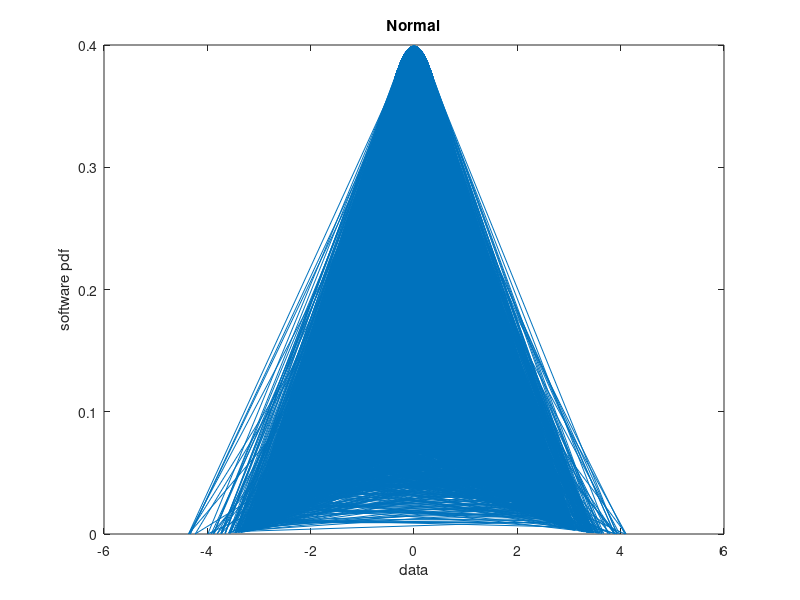
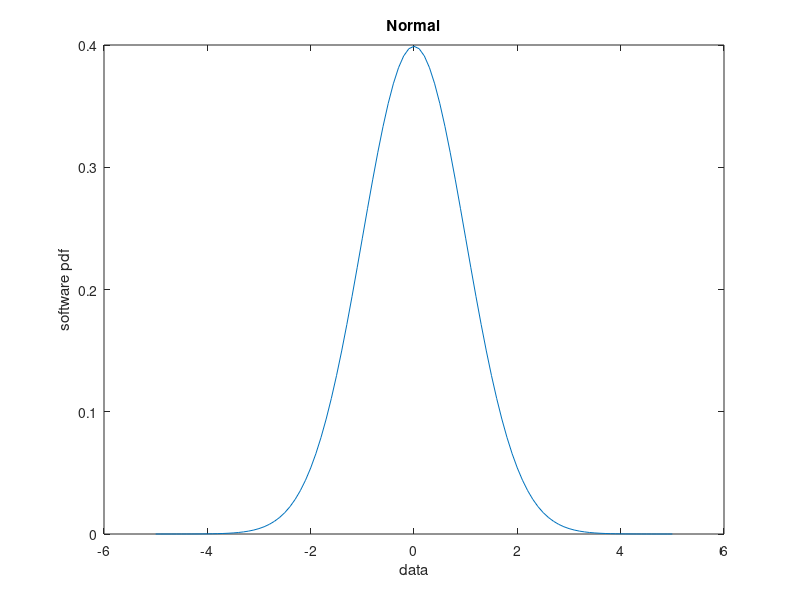
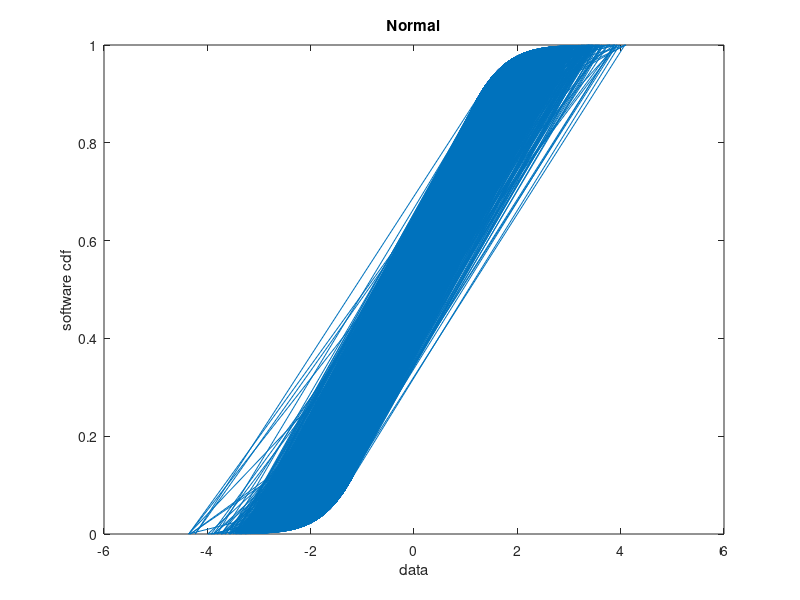

Recreate these plots in MATLAB, in order.
% [+] AmirHossein Aliyan
% [+] 991771231


% clear output and previous vars
clc
clear all


% define N, X and dist object
N = 100000;
X = randn(1, N);
mu = 0;
sigma = 1;
pd = makedist('Normal', 'mu', mu, 'sigma', sigma);

% compute pdf, cdf by theory
range = -5:0.1:5;
func = @(x) (1 ./ sqrt(2.*pi)) .* exp((-1 ./ 2) .* (x.^2));
PDFTHEORY = (1 ./ sqrt(2.*pi)) .* exp((-1 ./ 2) .* (range.^2));

% compute pdf, cdf by software
PDFSOFT = pdf(pd, X);
CDFSOFT = cdf(pd, X);

% draw cdf and pdf
figure; plot(X, PDFSOFT); xlabel('data'); ylabel('software pdf'); title('Normal');
figure; plot(range, PDFTHEORY); xlabel('data'); ylabel('software pdf'); title('Normal');
figure; plot(X, CDFSOFT); xlabel('data'); ylabel('software cdf'); title('Normal');

% avg, var and corr
average = mean(X);
variance = var(X);
correlation = variance + (average).^2;

disp(['average  : ' num2str(average)]);
disp(['variance : ' num2str(variance)]);
disp(['correlation : ' num2str(correlation)]);
